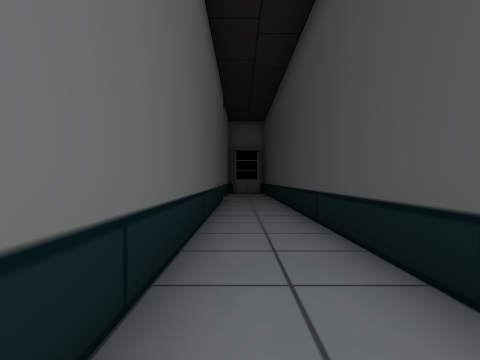
view 1 (above)

24 first-person views from a walk through a scene from a Unity 3-D project. The camera is 1.5 m above the floor, looks level and sees 75° across. The floor is counted in squares, 2 m on a side. Each view is taken from the middle of a square. On the plan, view 1 faces up. The plan holds only what a view shows up to about 10 squares ahead; the rest is blank. The place goes on beyond the plan. The player character is not drawn. Door leaves are left out, so doorways stand open.

view 2
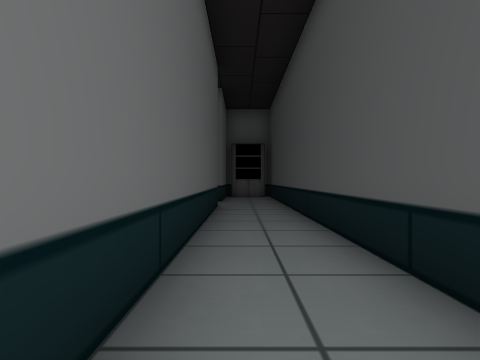

view 3
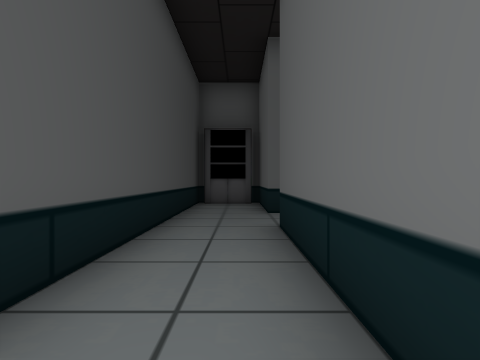

view 4
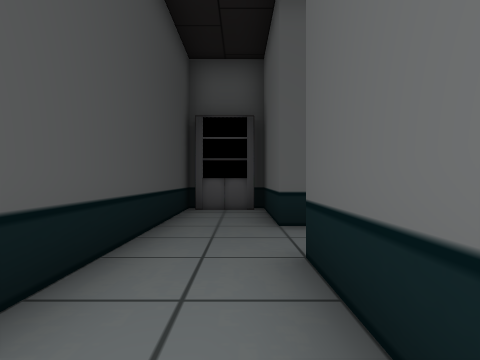

view 5
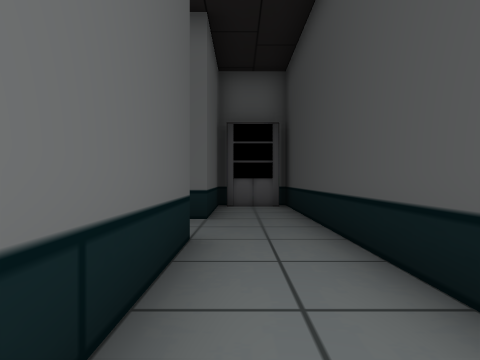

view 6
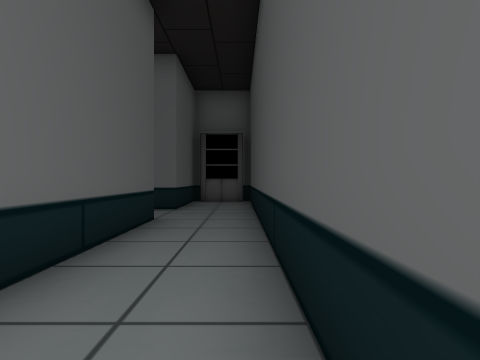

view 7
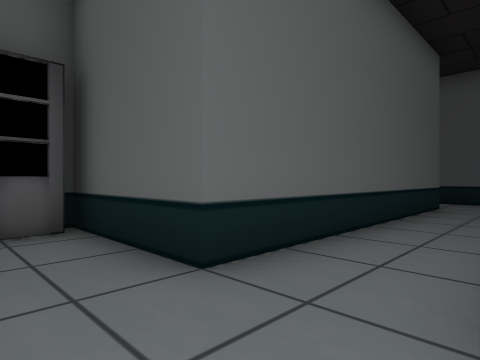

view 8
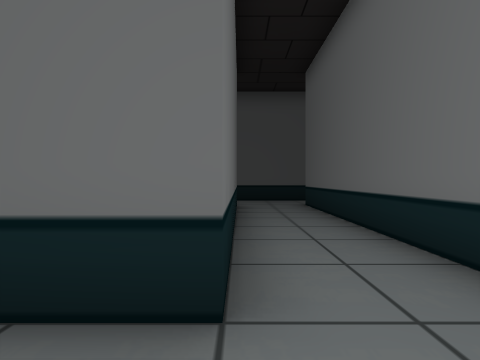

view 9
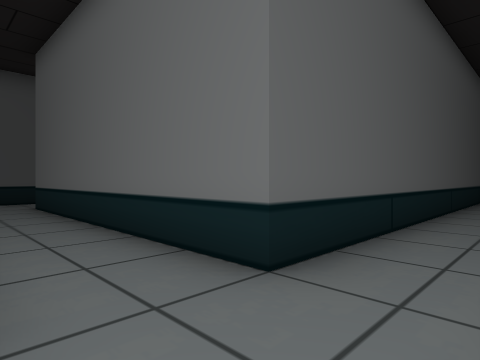

view 10
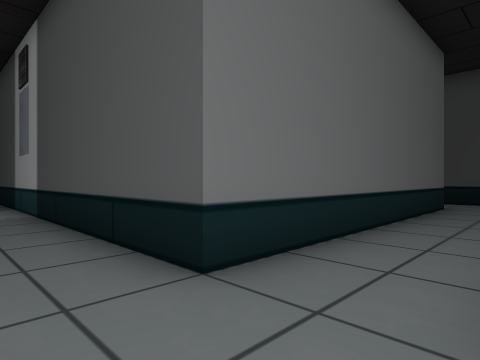

view 11
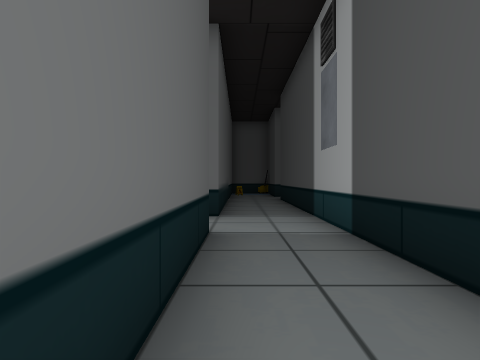

view 12
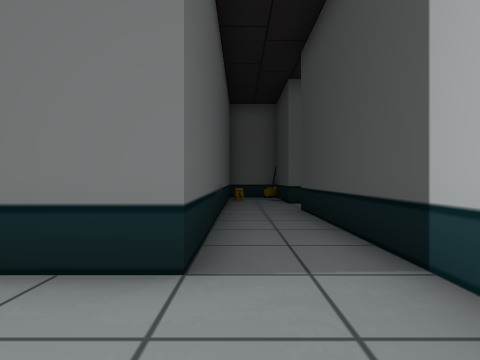

view 13
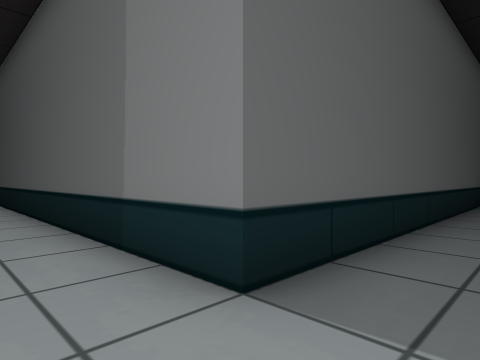

view 14
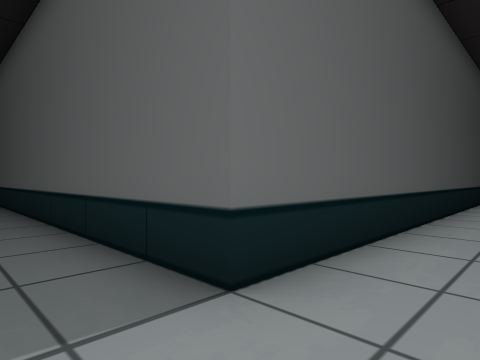

view 15
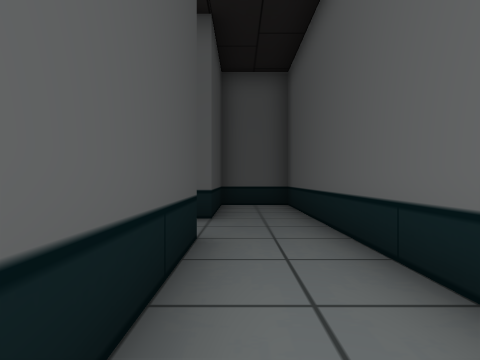

view 16
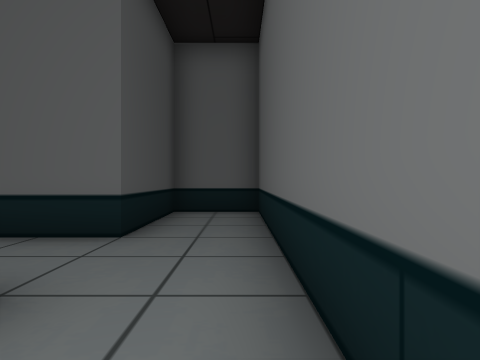

view 17
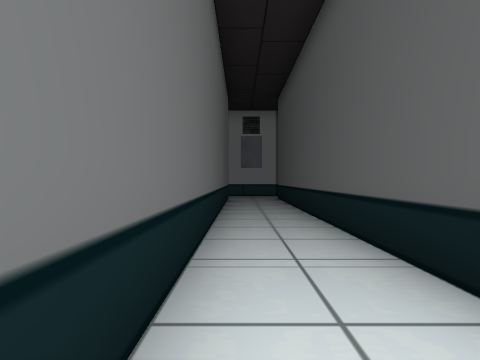

view 18
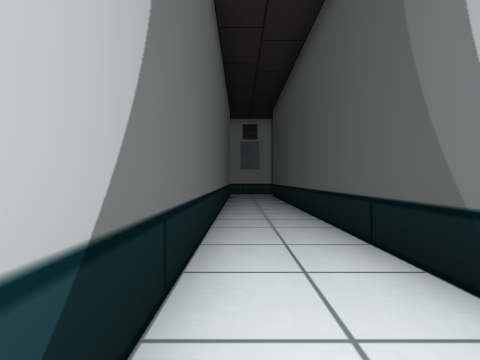

view 19
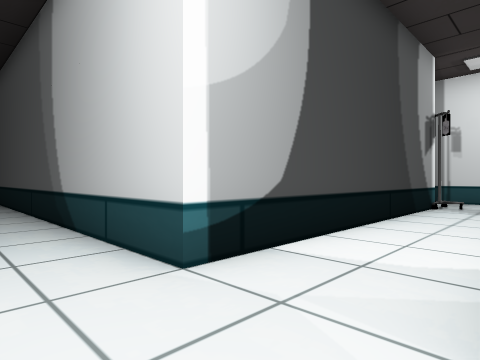

view 20
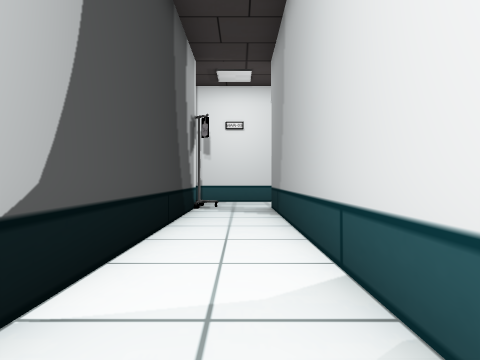

view 21
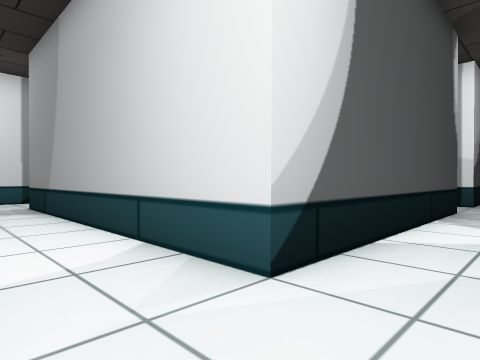

view 22
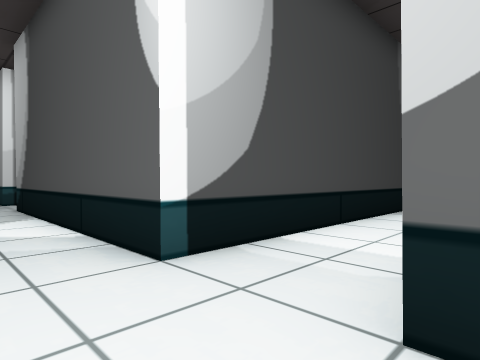

view 23
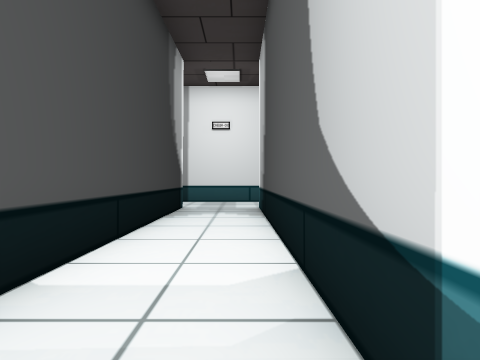

view 24
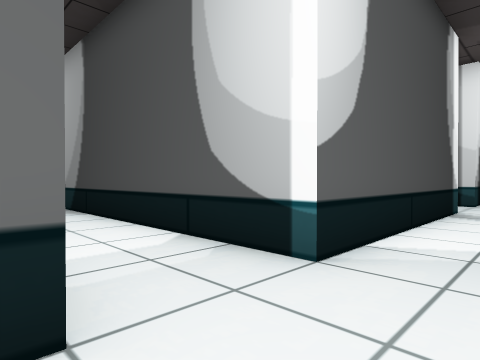

### Floor plan
Points are (right, up) in squares from view 1. A wall is a line through its corners. A room is listed if a view was taken in it or the views show most of it. See-through windows are left out.
Room 1 (views 1, 2, 3, 4, 5, 6, 7, 8, 9)
walls: (-0.6, 12) (-0.6, -1); (-0.6, -3.1) (-0.6, -6.4); (-0.6, 16.5) (-0.6, 14); (-0.4, -5.8) (1.1, -5.8); (1.4, -6.4) (1.4, 16.5)
ways out: opening at (0, -2) to room 2; opening at (0, 13) to room 2
Room 2 (views 10, 11, 12, 13, 14, 15, 16, 17, 18, 19, 20, 21, 22, 23, 24)
walls: (-26.8, -3.7) (-26.8, 4.5) (-10.4, 4.5) (-10.4, -6.4) (-8.4, -6.4) (-8.4, -3.1) (-0.6, -3.1); (-29.4, -5.8) (-26.6, -5.8); (-35.4, -3.5) (-35.4, 4.5) (-28.9, 4.5) (-28.9, -3.5); (-43.5, 4.5) (-37.5, 4.5) (-37.5, -3.5); (-46.5, 4.5) (-45.7, 4.5) (-45.7, 4); (-10.4, 15.9) (-10.4, 6.5) (-24.5, 6.5); (-0.6, -1) (-8.4, -1) (-8.4, 12); (-0.6, 14) (-1.2, 14)
ways out: opening at (0, -2) to room 1; opening at (0, 13) to room 1

Where each view was taken, in squares from view 1:
view 1: 0 up, 0 right, facing up
view 2: 3 up, 0 right, facing up
view 3: 4 up, 0 right, facing down
view 4: 2 up, 0 right, facing down
view 5: 8 up, 0 right, facing up
view 6: 6 up, 1 right, facing up
view 7: 1 down, 1 right, facing down-left
view 8: 3 down, 1 right, facing left
view 9: 3 down, 1 right, facing up-left
view 10: 3 down, 10 left, facing up-right
view 11: 0 up, 10 left, facing up
view 12: 4 up, 10 left, facing up
view 13: 5 up, 9 left, facing up-left
view 14: 6 up, 9 left, facing down-left
view 15: 3 up, 9 left, facing down
view 16: 1 up, 10 left, facing down
view 17: 6 up, 23 left, facing right
view 18: 6 up, 25 left, facing right
view 19: 6 up, 29 left, facing down-right
view 20: 5 up, 28 left, facing down
view 21: 6 up, 27 left, facing down-left
view 22: 6 up, 38 left, facing down-right
view 23: 5 up, 37 left, facing down
view 24: 6 up, 35 left, facing down-left
